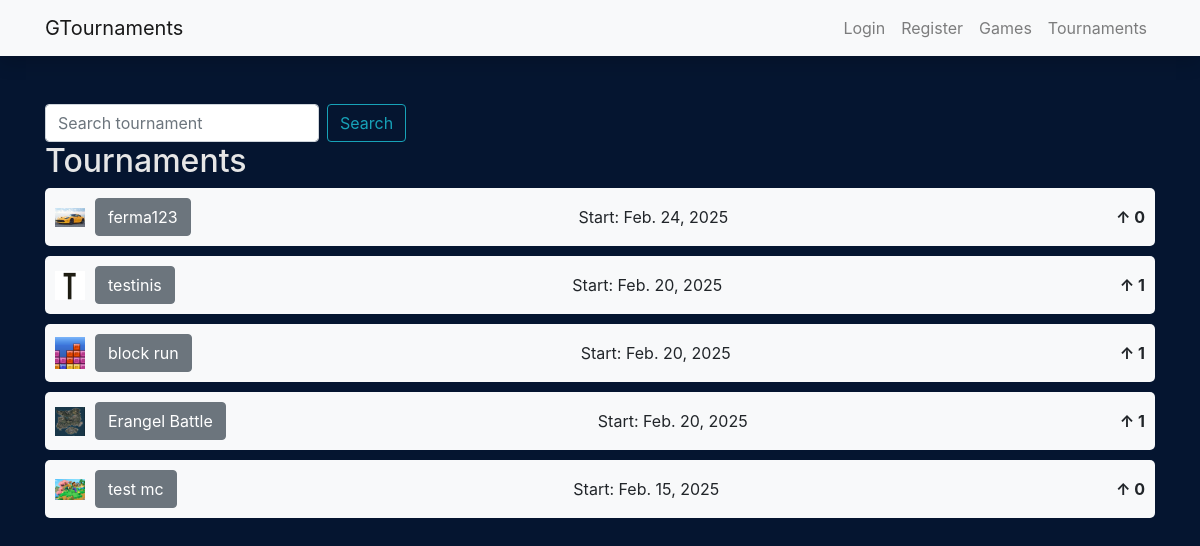
The app's page /tournaments/tournaments/ with its own data.
### tournaments/models.py (models this page shows, shortened)
class Tournament(models.Model):
    name = models.CharField("name", max_length=100)
    game = models.ForeignKey(Game, on_delete=models.CASCADE)
    start_date = models.DateField()
    created_by = models.ForeignKey(User, on_delete=models.CASCADE)
    upvotes = models.ManyToManyField(User, related_name="tournament_upvotes", blank=True)
    logo = models.ImageField(upload_to='tournament_logos/', default="tournament.png")
    def total_upvotes(self):
        return self.upvotes.count()
    STATUS_CHOICES = [
        ('u', 'Upcoming'),
        ('o', 'Ongoing'),
        ('c', 'Completed'),
    ]
    status = models.CharField(max_length=1, choices=STATUS_CHOICES, default='u')
    end_date = models.DateField(null=True, blank=True)

### tournaments/views.py (the view)
# urls.py: path("tournaments/", views.TournamentListView.as_view(), name="tournament-list"),
class TournamentListView(generic.ListView):
    model = Tournament
    template_name = "tournament_list.html"
    context_object_name = "tournaments"
    paginate_by = 5
    def get_queryset(self):
        return Tournament.objects.order_by("-id")

### tournaments/templates/tournament_list.html (shortened to what this page needs)
{% extends 'base.html' %}
{% block content %}
<form
    class="form-inline my-2 my-lg-0"
    action="{% url 'tournament_search' %}"
    method="get">
    <input
      class="form-control mr-sm-2"
      type="search"
      placeholder="Search tournament"
      aria-label="Search"
      name="search_text"
    />
        <button class="btn btn-outline-info my-2 my-sm-0" type="submit">
            Search
        </button>
</form>
<h2>Tournaments</h2>
{% for tournament in tournaments %}
        <div class="container" style="display: flex; justify-content: space-between; align-items: center; background-color: #f8f9fa; padding: 10px; border-radius: 5px; margin-bottom: 10px;">
            <div style="display: flex; align-items: center;">
                <img src="{{ tournament.logo.url }}" alt="Tournament Logo" style="max-width: 30px; margin-right: 10px;">
                <a href="{% url 'tournament-detail' tournament.id %}"><button type="button" class="btn btn-secondary">{{ tournament.name }}</button></a>
            </div>
            <div>
                Start: {{ tournament.start_date }}
            </div>
            <div style="font-weight: bold;">
                &#8593; {{ tournament.total_upvotes }}
            </div>
        </div>
{% endfor %}
{% endblock %}

### tournaments/static/css/styles.css (style rules this page uses)
h2 { color: #e6e6e6; }
a { color: #faeaa5; }

### records on screen
Tournament: logo (picture), name "ferma123", start_date "Feb. 24, 2025", total_upvotes "0"
Tournament: logo (picture), name "testinis", start_date "Feb. 20, 2025", total_upvotes "1"
Tournament: logo (picture), name "block run", start_date "Feb. 20, 2025", total_upvotes "1"
Tournament: logo (picture), name "Erangel Battle", start_date "Feb. 20, 2025", total_upvotes "1"
Tournament: logo (picture), name "test mc", start_date "Feb. 15, 2025", total_upvotes "0"
